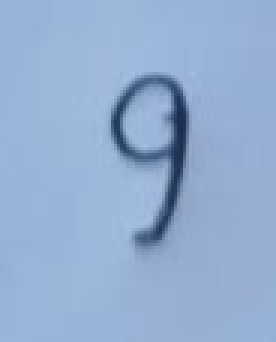
#> input picture Sample_img/9.jpeg, 92 x 114 px, found by its file name (shown 3 times larger)
$ python 1.py
#> lines starting #> are read from the running program, lines starting #| are printed output that depends on the picture; after the words box and inside, x2 and y2 are one past the last pixel; in counts of white or black regions, pixels touching at a corner belong together
import cv2
import numpy as np

# Read image
img = cv2.imread(r"sample_img/9.jpeg")
#> img is the input picture: shape (114, 92, 3); mean B, G, R 210.2, 174.1, 149

# 1. Convert to grayscale
gray = cv2.cvtColor(img, cv2.COLOR_BGR2GRAY)
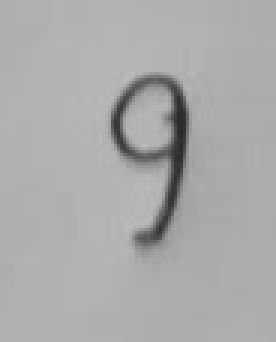
#> gray: shape (114, 92) (shown 3 times larger); min 41, max 188, mean 170.5

# 2. Gaussian blur (optional, improves thresholding)
blur = cv2.GaussianBlur(gray, (5,5), 0)

# 3. Apply threshold
_, thresh = cv2.threshold(blur, 0, 255, cv2.THRESH_BINARY_INV + cv2.THRESH_OTSU)
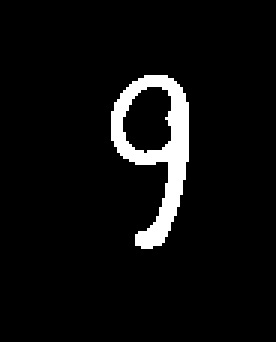
#> thresh: shape (114, 92) (shown 3 times larger); 5.6% white; 1 white region, box (x1, y1, x2, y2) and area: (37, 25, 63, 83) 583

# 4. Resize to MNIST size (28×28)
result = cv2.resize(thresh, (28, 28), interpolation=cv2.INTER_AREA)
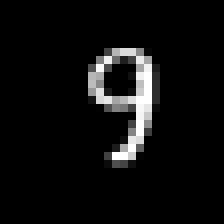
#> result: shape (28, 28) (shown 8 times larger); min 0, max 255, mean 14.2

# 5. Save output
cv2.imwrite("output.png", result)

$ run again, with Sample_img/7.jpeg copied over Sample_img/9.jpeg
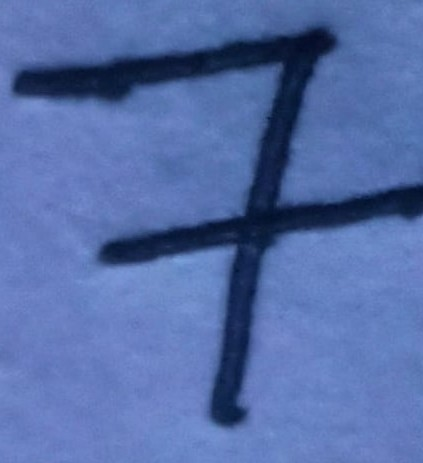
#> input picture Sample_img/7.jpeg, 423 x 463 px, found by its file name
#> img is the input picture: shape (463, 423, 3); mean B, G, R 168.6, 109.5, 85
#> `_, thresh = cv2.threshold(blur, 0, 255, cv2.THRESH_BINARY_INV + cv2.TH..`:
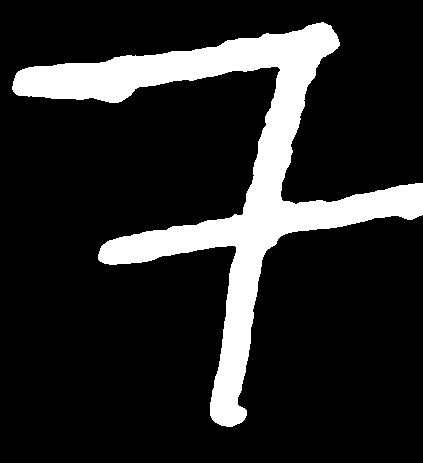
#> thresh: shape (463, 423); 15.6% white; 1 white region, box (x1, y1, x2, y2) and area: (12, 22, 423, 427) 30558
#> `result = cv2.resize(thresh, (28, 28), interpolation=cv2.INTER_AREA)`:
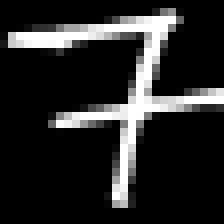
#> result: shape (28, 28) (shown 8 times larger); min 0, max 255, mean 39.8
